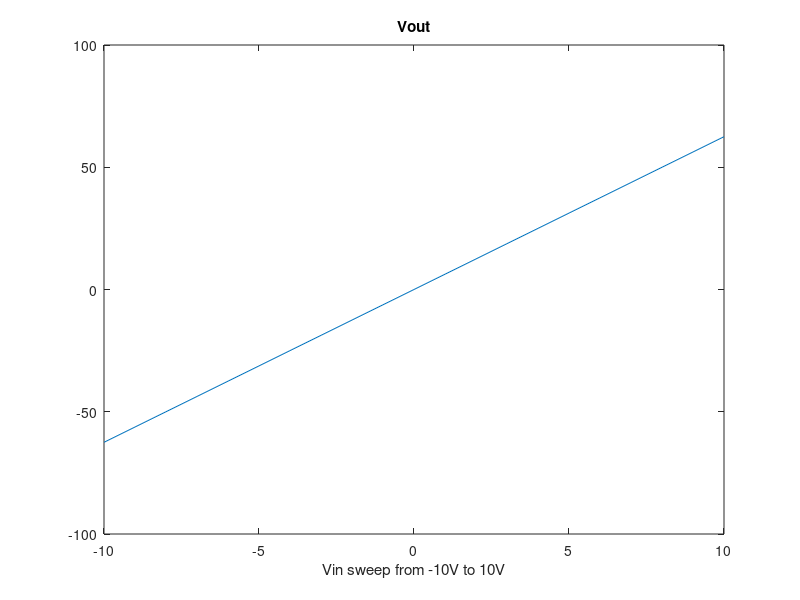
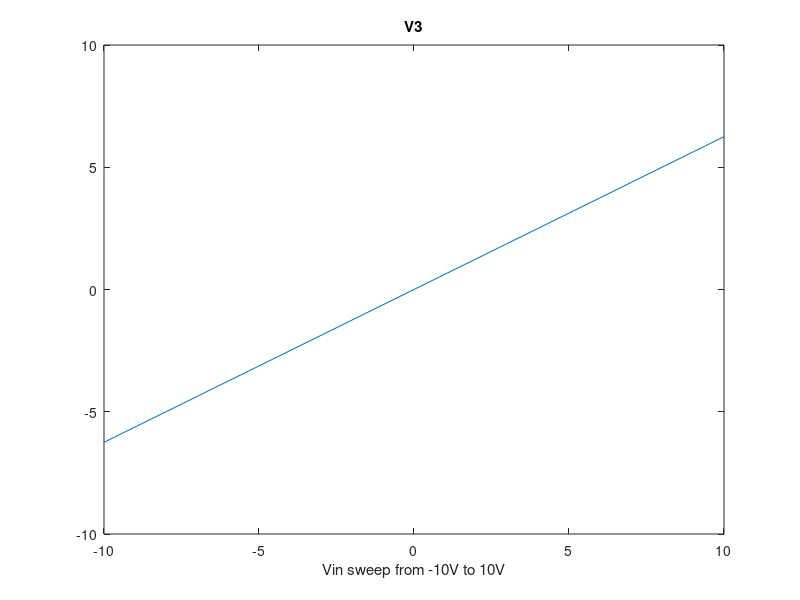
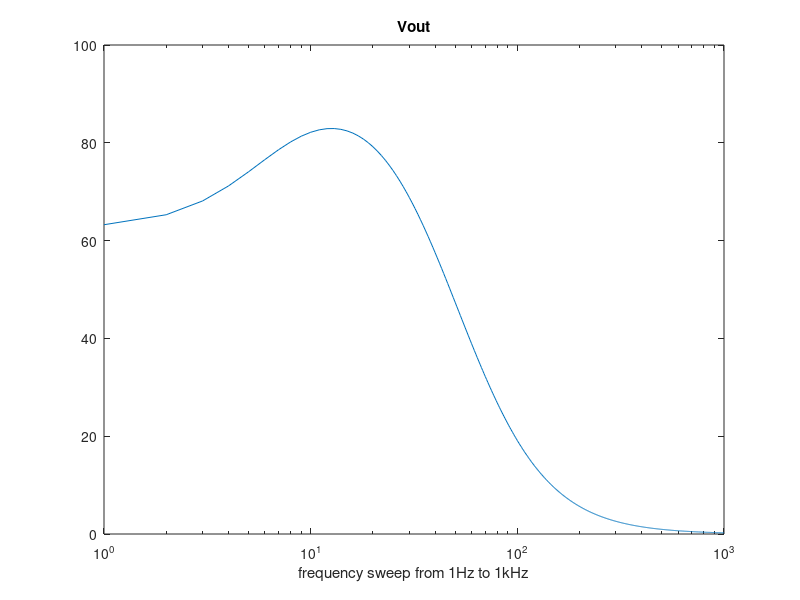
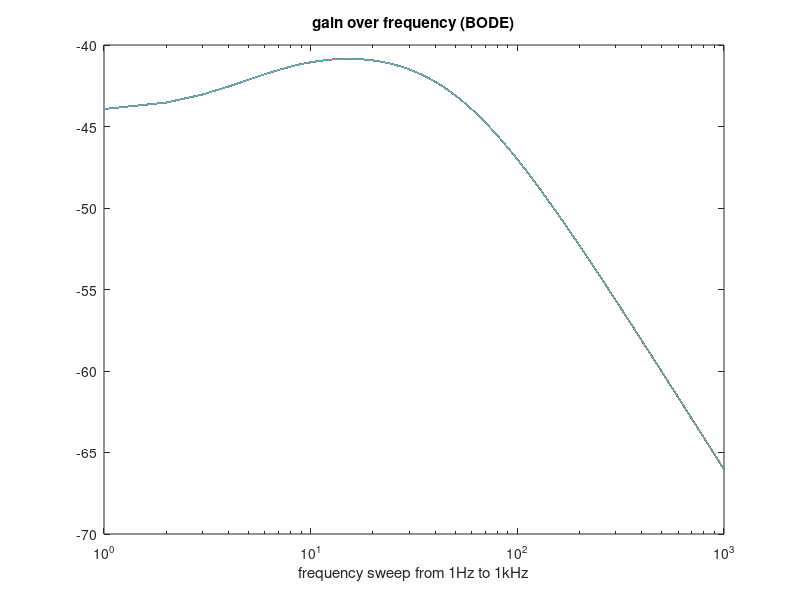

MATLAB code for these plots, in order: (Note: this script raises an error after producing the figures.)
close all
clear all

R1=1;
c=0.25;
R2=2;
L=0.2;
R3=10;
a=100;
R4=0.1;
R0=1000;

F = [1 0 0 0 0 0];
C=[0 0 0 0 0 0; 
    0 0 0 L 0 0; 
    0 0 0 0 0 0;
    -c c 0 0 0 0; 
    0 0 0 0 0 0;
    0 0 0 0 0 0];
G=[1 0 0 0 0 0; 
    0 1 -1 0 0 0; 
    0 0 1/R3 -1 0 0;
    -1/R1 ((R1+R2)/(R1*R2)) 0 1 0 0; 
    0 0 0 -a 1 0;
    0 0 0 0 -R0 (R0+R4)];

% DC case
out= zeros(21,6);
in= zeros(1,21);
it=0;
for vin= -10:1:10
    it=it+1;
    F(1)=vin;
    V=G\F';
    
    out(it,:)=V;
    in(it) = vin;
end

plot(in,out(:,6))
title('Vout')
xlabel('Vin sweep from -10V to 10V')

figure
plot(in,out(:,3))
title('V3')
xlabel('Vin sweep from -10V to 10V')

%AC case - frequency sweep
out= zeros(1001,6);
in= zeros(1,1001);
it=0;
for w= 1:1:1000
    it=it+1;
  
    V=(G+1j*w*C)\F';
    
    out(it,:)=V;
    in(it) = w;
end

figure
semilogx(in,out(:,6))
title('Vout')
xlabel('frequency sweep from 1Hz to 1kHz')


figure
semilogx(in,20*log10(out(:,6)/out(:,1)))
title('gain over frequency (BODE)')
xlabel('frequency sweep from 1Hz to 1kHz')

%AC case - capacitance sweep
n=1000;
out= zeros(n,6);
gain= zeros(1,n);
it=0;
w=pi;
 cs=0.25+0.05*randn(1,n);
for a=1:n
   c=cs(a);
  C=[0 0 0 0 0 0; 
    0 0 0 L 0 0; 
    0 0 0 0 0 0;
    -c c 0 0 0 0; 
    0 0 0 0 0 0;
    0 0 0 0 0 0];
    
    V=(G+1j*w*C)\F';
     out(a,:)=V;
    gain(a) = (abs(V(6))/abs(V(1)));
  
end


figure
histogram(gain,100)
title('gain as a function of capacitance')
xlabel('gain')

